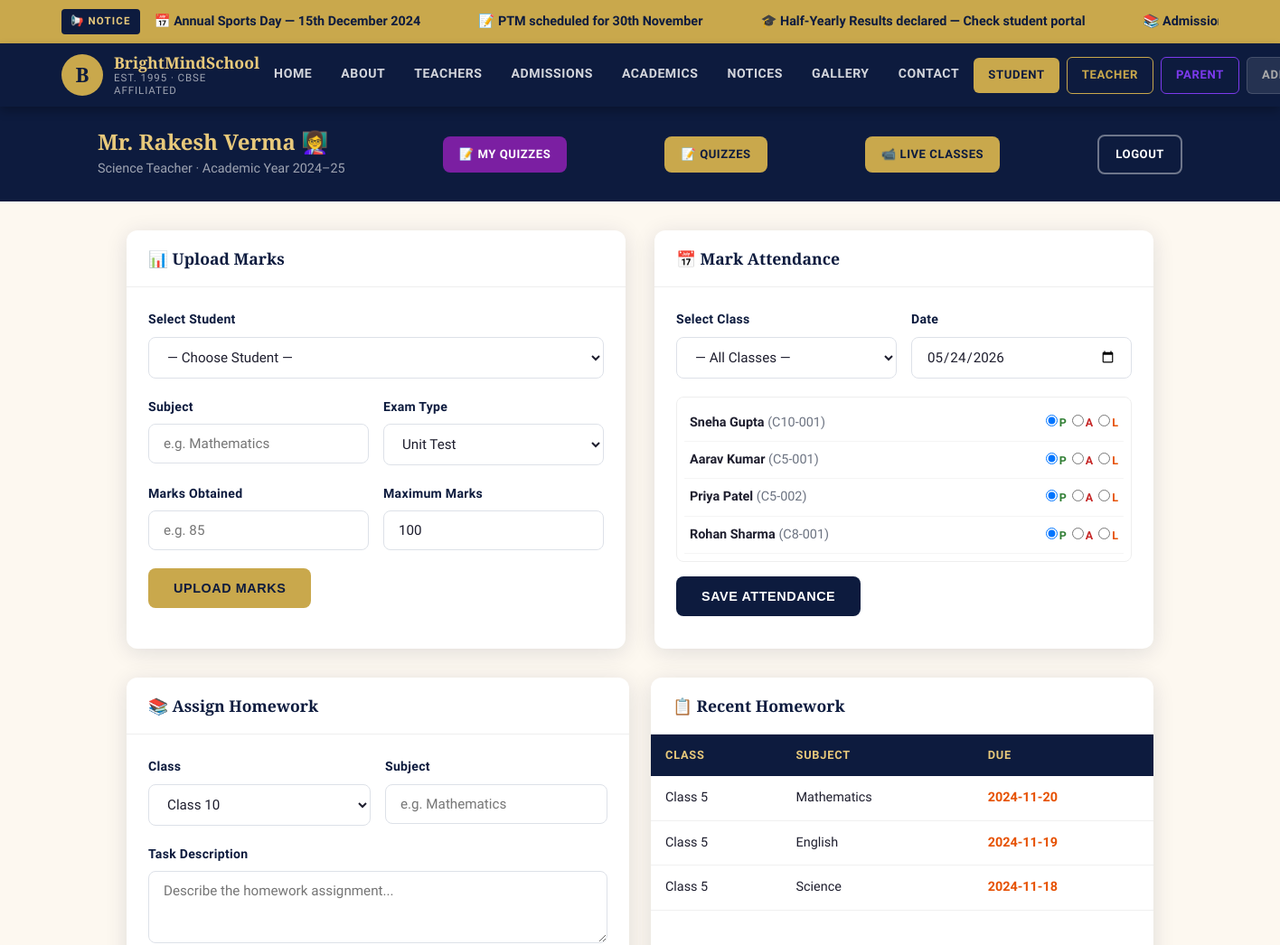
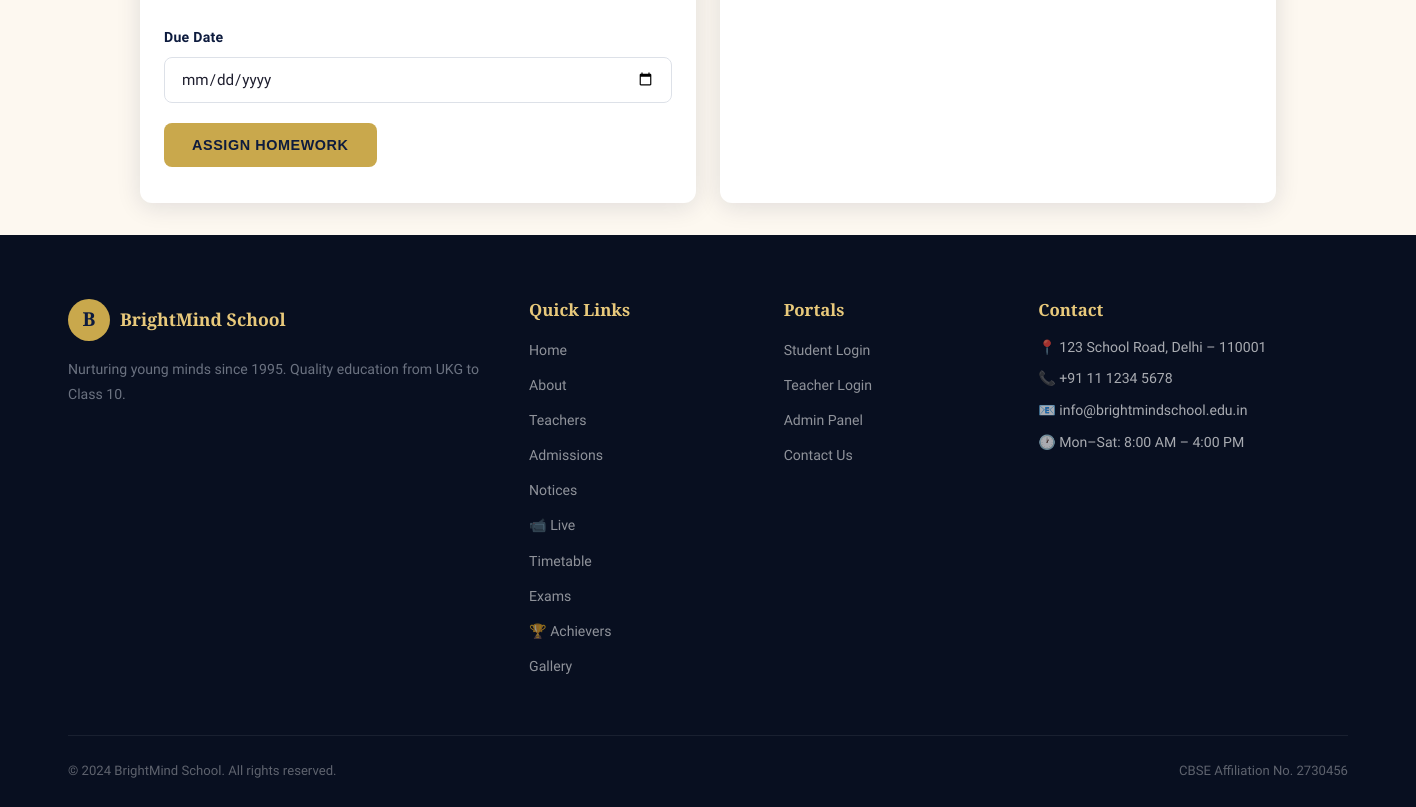
Screenshot of /teacher/dashboard (signed in) with the database file from the repository (2 pictures, top to bottom).
### tables this page shows
CREATE TABLE teachers (
            id INTEGER PRIMARY KEY AUTOINCREMENT,
            name TEXT NOT NULL, subject TEXT NOT NULL,
            username TEXT UNIQUE NOT NULL, password TEXT NOT NULL,
            email TEXT, phone TEXT, qualification TEXT,
            experience TEXT, bio TEXT, photo TEXT, joining_date TEXT,
            created_at TIMESTAMP DEFAULT CURRENT_TIMESTAMP
        );

CREATE TABLE students (
            id INTEGER PRIMARY KEY AUTOINCREMENT,
            name TEXT NOT NULL, class_name TEXT NOT NULL,
            roll_number TEXT UNIQUE NOT NULL, parent_name TEXT,
            contact TEXT, password TEXT NOT NULL,
            created_at TIMESTAMP DEFAULT CURRENT_TIMESTAMP
        );

CREATE TABLE homework (
            id INTEGER PRIMARY KEY AUTOINCREMENT,
            class_name TEXT NOT NULL, subject TEXT NOT NULL,
            description TEXT NOT NULL, due_date TEXT NOT NULL,
            teacher_id INTEGER, created_at TIMESTAMP DEFAULT CURRENT_TIMESTAMP
        );

### app.py (the view)
@app.route('/teacher/dashboard')
def teacher_dashboard():
    if session.get('role') != 'teacher': return redirect('/teacher/login')
    db = get_db()
    classes  = db.execute('SELECT DISTINCT class_name FROM students ORDER BY class_name').fetchall()
    students = db.execute('SELECT * FROM students ORDER BY class_name, roll_number').fetchall()
    homework = db.execute('SELECT h.*,t.name as tname FROM homework h JOIN teachers t ON h.teacher_id=t.id ORDER BY due_date DESC').fetchall()
    return render_template('teacher_dashboard.html', classes=classes, students=students, homework=homework)

### database/db.py (called while the page is built)
def get_db():
    db = getattr(g, '_database', None)
    if db is None:
        db = g._database = sqlite3.connect(DATABASE)
        db.row_factory = sqlite3.Row
        db.execute("PRAGMA foreign_keys = OFF")
    return db

### templates/teacher_dashboard.html (shortened to what this page needs)
{% extends 'base.html' %}
{% block content %}
<div class="dashboard">
  <div class="dash-header">
    <div class="dash-header-inner">
      <div>
        <h2>{{ session.teacher_name }} 👩‍🏫</h2>
        <p>{{ session.teacher_sub }} Teacher · Academic Year 2024–25</p>
      </div>
      <a href="/teacher/quizzes" class="btn btn-sm" style="background:#7b1fa2;color:#fff;">📝 My Quizzes</a>
      <a href="/teacher/quizzes" class="btn btn-sm" style="background:var(--gold);color:var(--navy);">📝 Quizzes</a>
      <a href="/teacher/live_classes" class="btn btn-gold btn-sm">📹 Live Classes</a>
      <a href="/teacher/logout" class="btn btn-outline btn-sm">Logout</a>
    </div>
  </div>
  <div class="dash-main">
    <div class="grid-2" style="margin-bottom:2rem;gap:2rem;">
      <div class="dash-card">
        <div class="dash-card-header"><h3>📊 Upload Marks</h3></div>
        <div class="dash-card-body">
          <div class="form-group">
            <label>Select Student</label>
            <select class="form-control" id="marksStudent">
              <option value="">— Choose Student —</option>
            </select>
          </div>
          <div class="form-row">
            <div class="form-group">
              <label>Subject</label>
              <input class="form-control" type="text" id="marksSubject" placeholder="e.g. Mathematics">
            </div>
            <div class="form-group">
              <label>Exam Type</label>
              <select class="form-control" id="marksExamType">
                <option>Unit Test</option>
              </select>
            </div>
          </div>
          <div class="form-row">
            <div class="form-group">
              <label>Marks Obtained</label>
              <input class="form-control" type="number" id="marksObtained" placeholder="e.g. 85" min="0">
            </div>
            <div class="form-group">
              <label>Maximum Marks</label>
              <input class="form-control" type="number" id="marksMax" placeholder="100" value="100" min="1">
            </div>
          </div>
          <button class="btn btn-gold" onclick="uploadMarks()">Upload Marks</button>
        </div>
      </div>
      <div class="dash-card">
        <div class="dash-card-header"><h3>📅 Mark Attendance</h3></div>
        <div class="dash-card-body">
          <div class="form-row">
            <div class="form-group">
              <label>Select Class</label>
              <select class="form-control" id="attClass" onchange="filterStudents()">
                <option value="">— All Classes —</option>
              </select>
            </div>
            <div class="form-group">
              <label>Date</label>
              <input class="form-control" type="date" id="attDate" value="{{ '' }}">
            </div>
          </div>
          <div id="attStudents" style="max-height:220px;overflow-y:auto;border:1.5px solid #eee;border-radius:8px;padding:0.5rem;margin-bottom:1rem;">
            {% for s in students %}
            <div class="att-row" data-class="{{ s['class_name'] }}" style="display:flex;align-items:center;justify-content:space-between;padding:8px 6px;border-bottom:1px solid #f5f5f5;">
              <span style="font-size:0.9rem;font-weight:600;">{{ s['name'] }} <span style="color:var(--muted);font-weight:400;">({{ s['roll_number'] }})</span></span>
              <div style="display:flex;gap:6px;">
                {% for status, color in [('Present','#2e7d32'),('Absent','#c62828'),('Late','#e65100')] %}
                <label style="cursor:pointer;font-size:0.78rem;font-weight:700;color:{{ color }};">
                  <input type="radio" name="att_{{ s['id'] }}" value="{{ status }}" data-sid="{{ s['id'] }}" {% if loop.first %}checked{% endif %} style="margin-right:2px;">{{ status[0] }}
                </label>
                {% endfor %}
              </div>
            </div>
            {% endfor %}
          </div>
          <button class="btn btn-navy" onclick="markAttendance()">Save Attendance</button>
        </div>
      </div>
    </div>
    <div class="grid-2">
      <div class="dash-card">
        <div class="dash-card-header"><h3>📚 Assign Homework</h3></div>
        <div class="dash-card-body">
          <div class="form-row">
            <div class="form-group">
              <label>Class</label>
              <select class="form-control" id="hwClass">
                {% for cls in classes %}<option>{{ cls['class_name'] }}</option>{% endfor %}
              </select>
            </div>
            <div class="form-group">
              <label>Subject</label>
              <input class="form-control" type="text" id="hwSubject" placeholder="e.g. Mathematics">
            </div>
          </div>
          <div class="form-group">
            <label>Task Description</label>
            <textarea class="form-control" id="hwDesc" rows="3" placeholder="Describe the homework assignment..."></textarea>
          </div>
          <div class="form-group">
            <label>Due Date</label>
            <input class="form-control" type="date" id="hwDue">
          </div>
          <button class="btn btn-gold" onclick="uploadHomework()">Assign Homework</button>
        </div>
      </div>
      <div class="dash-card">
        <div class="dash-card-header"><h3>📋 Recent Homework</h3></div>
        <div class="table-wrap">
          <table>
            <thead><tr><th>Class</th><th>Subject</th><th>Due</th></tr></thead>
            <tbody>
              {% for hw in homework[:10] %}
              <tr>
                <td>{{ hw['class_name'] }}</td>
                <td>{{ hw['subject'] }}</td>
                <td style="color:var(--orange);font-weight:600;">{{ hw['due_date'] }}</td>
              </tr>
              {% endfor %}
            </tbody>
          </table>
        </div>
      </div>
    </div>
  </div>
</div>
{% endblock %}

### static/css/style.css (style rules this page uses)
:root { --navy: #0d1b3e; --navy-mid:#1a2f5e; --navy-lt: #243a73; --gold: #c9a84c; --gold-lt: #e8c97b; --gold-dk: #a07830; --cream: #fdf8f0; --warm: #f5ede0; --text: #1e1e2e; --muted: #6b7280; --white: #ffffff; --green: #2e7d32; --red: #c62828; --orange: #e65100; --shadow: 0 4px 24px rgba(13,27,62,0.12); --shadow-lg: 0 12px 48px rgba(13,27,62,0.18); --radius: 12px; --radius-lg: 20px; --transition: all 0.3s cubic-bezier(0.4, 0, 0.2, 1); }
*, *::before, *::after { box-sizing: border-box; margin: 0; padding: 0; }
html { scroll-behavior: smooth; font-size: 16px; }
body { font-family: 'Source Sans 3', sans-serif; color: var(--text); background: var(--cream); line-height: 1.7; overflow-x: hidden; }
h1,h2,h3,h4,h5 { font-family: 'Cormorant Garamond', serif; line-height: 1.25; }
h2 { font-size: clamp(1.8rem, 3vw, 2.8rem); font-weight: 600; }
h3 { font-size: 1.5rem; font-weight: 600; }
p { font-size: 1rem; color: var(--muted); }
a { text-decoration: none; color: inherit; transition: var(--transition); }
.btn { display: inline-flex; align-items: center; gap: 8px; padding: 14px 28px; border-radius: 8px; font-weight: 700; font-size: 0.9rem; letter-spacing: 0.04em; cursor: pointer; transition: var(--transition); border: none; text-transform: uppercase; }
.btn-gold { background: var(--gold); color: var(--navy); }
.btn-outline { background: transparent; color: var(--white); border: 2px solid rgba(255,255,255,0.4); }
.btn-navy { background: var(--navy); color: var(--white); }
.btn-sm { padding: 9px 18px; font-size: 0.82rem; }
.grid-2 { display: grid; grid-template-columns: repeat(2, 1fr); gap: 1.5rem; }
.dashboard { background: var(--cream); min-height: 100vh; }
.dash-header { background: var(--navy); color: var(--white); padding: 1.5rem 2rem; }
.dash-header-inner { max-width: 1200px; margin: 0 auto; display: flex; align-items: center; justify-content: space-between; }
.dash-header h2 { color: var(--gold-lt); font-size: 1.5rem; margin-bottom: 0.15rem; }
.dash-header p { color: rgba(255,255,255,0.6); font-size: 0.9rem; }
.dash-main { max-width: 1200px; margin: 0 auto; padding: 2rem; }
.dash-card { background: var(--white); border-radius: var(--radius); box-shadow: var(--shadow); overflow: hidden; }
.dash-card-header { padding: 1.25rem 1.5rem; border-bottom: 1px solid #eee; display: flex; align-items: center; justify-content: space-between; }
.dash-card-header h3 { font-size: 1.1rem; color: var(--navy); }
.dash-card-body { padding: 1.5rem; }
.table-wrap { overflow-x: auto; }
table { width: 100%; border-collapse: collapse; font-size: 0.9rem; }
thead th { background: var(--navy); color: var(--gold-lt); font-weight: 600; padding: 12px 16px; text-align: left; font-size: 0.8rem; letter-spacing: 0.06em; text-transform: uppercase; }
tbody tr { border-bottom: 1px solid #f0f0f0; transition: background 0.2s; }
tbody td { padding: 12px 16px; color: var(--text); }
.form-group { margin-bottom: 1.25rem; }
.form-group label { display: block; font-weight: 600; font-size: 0.88rem; color: var(--navy); margin-bottom: 0.4rem; letter-spacing: 0.02em; }
.form-control { width: 100%; padding: 12px 16px; border: 1.5px solid #dde1e8; border-radius: 8px; font-size: 0.95rem; font-family: 'Source Sans 3', sans-serif; color: var(--text); background: var(--white); transition: var(--transition); outline: none; }
.form-row { display: grid; grid-template-columns: 1fr 1fr; gap: 1rem; }

### rows the page displays
teachers: teacher_name "Mr. Rakesh Verma"
students: name "Sneha Gupta", roll_number "C10-001", status "P" "A" "L"
students: name "Aarav Kumar", roll_number "C5-001", status "P" "A" "L"
students: name "Priya Patel", roll_number "C5-002", status "P" "A" "L"
students: name "Rohan Sharma", roll_number "C8-001", status "P" "A" "L"
homework: class_name "Class 5", subject "Mathematics", due_date "2024-11-20"
homework: class_name "Class 5", subject "English", due_date "2024-11-19"
homework: class_name "Class 5", subject "Science", due_date "2024-11-18"

### other values shown
{{ session.teacher_sub }} "Science"
form field value "Class 10"
